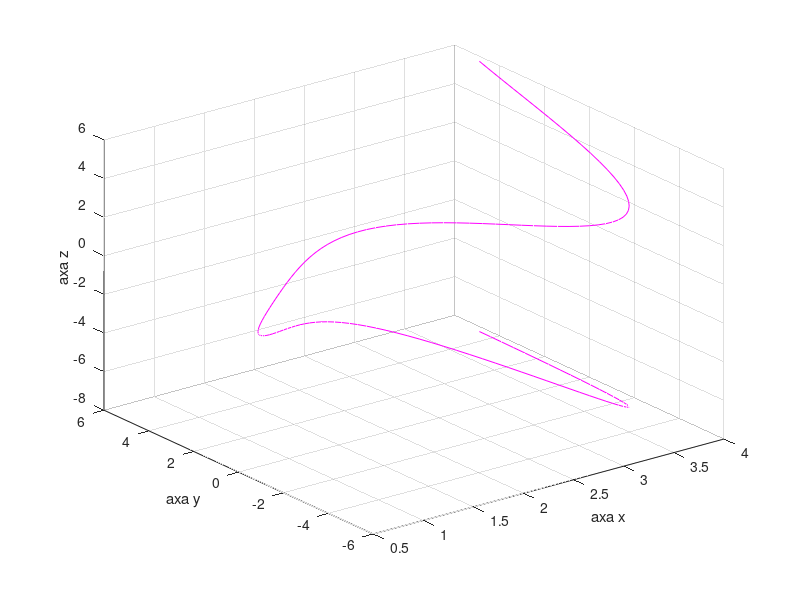

Source code (MATLAB):
t=-7:0.1:7;
x=log(t.^2+2);
y=t.*sin(t);
z=-t-1;
plot3(x,y,z,'m');
grid
xlabel('axa x'); ylabel('axa y'); zlabel('axa z');